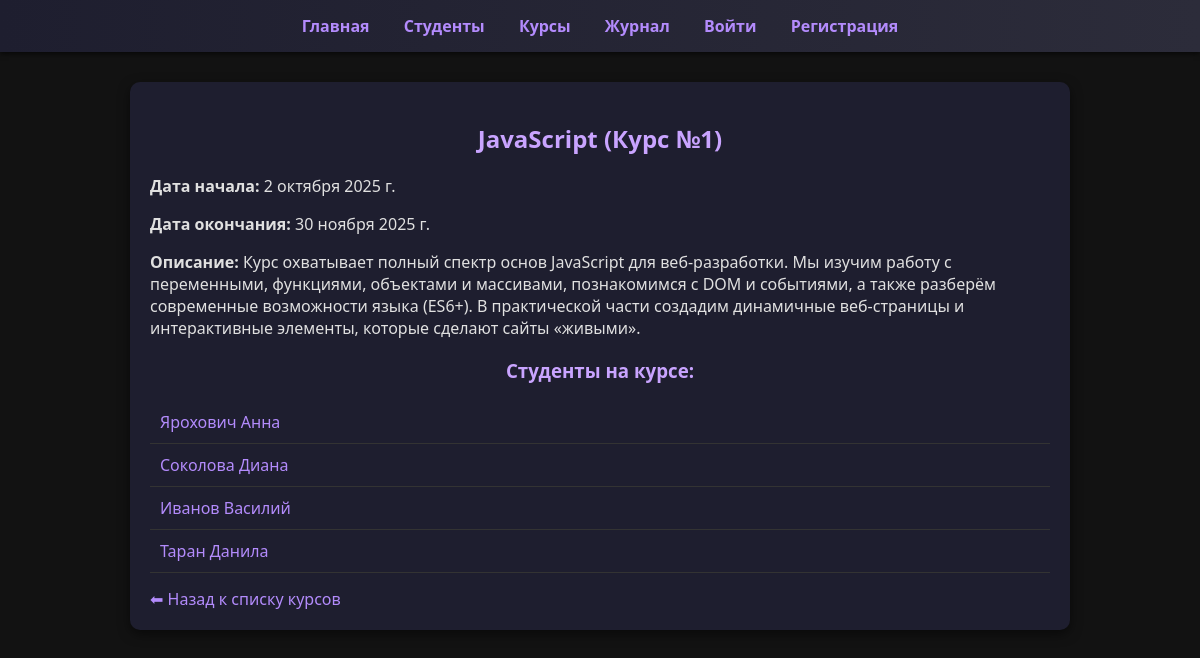
/courses/2/, run on the app's committed database.
### main/models.py (models this page shows, shortened)
class Course(models.Model):
    langs = [
        ('py', 'Python'),
        ('js', 'JavaScript'),
        ('c', 'C++'),
        ('an', 'Android'),
    ]
    name = models.CharField(choices=langs, max_length=20, verbose_name="Курс")
    course_num = models.SmallIntegerField(default=1, verbose_name="Номер курса")
    start_date = models.DateField(null=True, verbose_name="Начало курса")
    end_date = models.DateField(null=True, verbose_name="Окончание курса")
    description = models.TextField(blank=True, verbose_name="Описание")

class Student(models.Model):
    name = models.CharField(max_length=30, verbose_name="Имя")
    surname = models.CharField(max_length=30, verbose_name="Фамилия")
    age = models.SmallIntegerField(
        validators=[MinValueValidator(18), MaxValueValidator(100)],
        verbose_name="Возраст"
    )
    sex = models.CharField(
        max_length=10,
        choices=[('m', 'Мужчина'), ('f', 'Женщина')],
        verbose_name="Пол"
    )
    active = models.BooleanField(default=True, verbose_name="Активный")
    photo = models.ImageField(
        upload_to = 'students/',
        blank = True,
        null = True,
        verbose_name="Фото"
    )
    course = models.ManyToManyField("Course", blank=True, verbose_name="Курсы")

### main/views.py (the view)
# urls.py: path("courses/<int:pk>/", views.course_detail, name="course_detail"),
def course_detail(request, pk):
    course = get_object_or_404(Course, pk=pk)
    return render(request, "courses/course_detail.html", {"course": course})

### templates/courses/course_detail.html (shortened to what this page needs)
{% extends "base.html" %}
{% block content %}
<h2>{{ course.get_name_display }} (Курс №{{ course.course_num }})</h2>
<p><b>Дата начала:</b> {{ course.start_date }}</p>
<p><b>Дата окончания:</b> {{ course.end_date }}</p>
<p><b>Описание:</b> {{ course.description }}</p>
<h3>Студенты на курсе:</h3>
<ul>
    {% for student in course.student_set.all %}
        <li>
            <a href="{% url 'main:student_detail' student.pk %}">
                {{ student.surname }} {{ student.name }}
            </a>
        </li>
    {% empty %}
        <li>Пока нет студентов</li>
    {% endfor %}
</ul>
<a href="{% url 'main:courses' %}" >⬅ Назад к списку курсов</a>
{% endblock %}

### static/css/style.css (style rules this page uses)
body { margin: 0; font-family: 'Segoe UI', Tahoma, sans-serif; background-color: #121212; color: #e0e0e0; }
h1, h2, h3 { color: #c9a4ff; text-align: center; }
ul, table { width: 100%; padding: 0; margin: 15px 0; }
ul li { list-style: none; padding: 10px; border-bottom: 1px solid #333; transition: background 0.3s ease; }
a { color: #b38bfc; text-decoration: none; }

### data on the page
Course: name "JavaScript", course_num "1", start_date "2 октября 2025 г.", end_date "30 ноября 2025 г.", description "Курс охватывает полный спектр основ JavaScript для веб-разработки. Мы изучим работу с переменными, функциями, объектами и массивами, познакомимся с DOM и событиями, а также разберём современные возможности языка (ES6+). В практической части создадим динамичные веб-страницы и интерактивные элементы, которые сделают сайты «живыми»."
Student: surname "Ярохович", name "Анна"
Student: surname "Соколова", name "Диана"
Student: surname "Иванов", name "Василий"
Student: surname "Таран", name "Данила"
